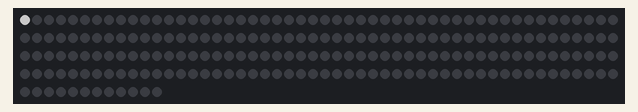
Simulated run of this sketch. Board: Arduino Uno, built for the host (arithmetic inside an expression is 32-bit, double 64-bit). Parts: 212 RGB LEDs in strip order, left to right, continuing on the next row. Dim RGB values are drawn brighter than linear.

Above: at 0.2 s.
At 4.26 s:
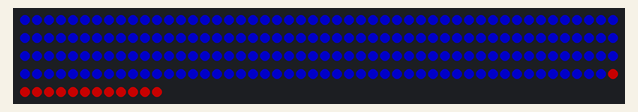
At 8.52 s:
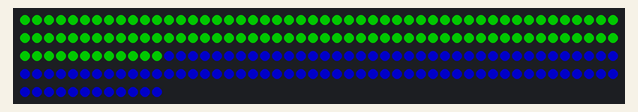
At 13.11 s:
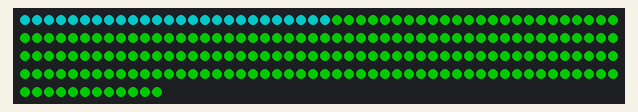
At 21.96 s:
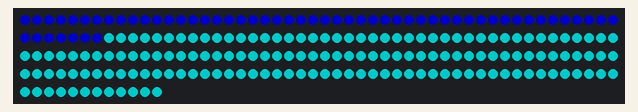
At 39.67 s:
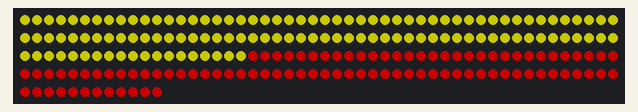

The sketch:

index_letters.ino
```cpp
/**
 * Concept for adressing the letters.
 */

#include "common.h"
#include "index.h"

void setup()
{
    Serial.begin(19200);

    all(rgb(0, 0, 0));
    write();
    delay(100);

    leds[0] = WHITE;
    write();
    delay(1000);
}

void loop()
{
    int d1 = 100;
    oneByOne(RED, d1);
    oneByOne(GREEN, d1);
    oneByOne(BLUE, d1);

    int d2 = 30;
    snake(RED, d2);
    snake(PURPLE, d2);
    snake(BLUE, d2);
    snake(GREEN, d2);
    snake(YELLOW, d2);
}
```

common.h
```cpp
#pragma once
#include <PololuLedStrip.h>

// PIN 8
PololuLedStrip<8> ledStrip;

const uint16_t LED_COUNT = 212;
rgb_color leds[LED_COUNT];

/**
 * Returns an RGB base on the specified input components,
 * each on the range of 0-100, where 0 off, and 100 brightest.
 */
rgb_color rgb(uint16_t r, uint16_t g, uint16_t b)
{
    rgb_color c;

    // That's right. The red and green in the rgb_color object is reversed for our strip.
    c.red = g;
    c.green = r;
    c.blue = b;

    return c;
}

const rgb_color BLANK = rgb(0, 0, 0);
const rgb_color WHITE = rgb(100, 100, 100);
const rgb_color RED = rgb(100, 0, 0);
const rgb_color GREEN = rgb(0, 100, 0);
const rgb_color BLUE = rgb(0, 0, 100);
const rgb_color PURPLE = rgb(100, 0, 100);
const rgb_color YELLOW = rgb(100, 100, 0);

/**
 * Sets the same color for all LEDs.
 */
void all(rgb_color color)
{
    for (uint16_t i = 0; i < LED_COUNT; i++)
    {
        leds[i] = color;
    }
}

/**
 * Writes the content of the leds array to the LED strip.
 */
void write()
{
    ledStrip.write(leds, LED_COUNT);
}


/**
 * Loop over one LED at the time, set and write the specified color.
 * After each LED is updated, wait the specified ms.
 *
 * The order of iteration is the physical order and layout of the LED
 * strip. This does not necessary match the perceived logical order.
 * For a better iteration, see order.h (TODO).
 */
void snake(rgb_color color, int msDelay)
{
    for (uint16_t i = 0; i < LED_COUNT; i++)
    {
        leds[i] = color;
        write();
        delay(msDelay);
    }
}
```

index.h
```cpp
#pragma once
#include "common.h"

const uint16_t LETTER_COUNT = 10;

// T
const uint16_t T_1 = 0;
const uint16_t T_2 = 15;
// E
const uint16_t E_1 = T_2 + 1;
const uint16_t E_2 = E_1 + 22;
// C
const uint16_t C_1 = E_2 + 1;
const uint16_t C_2 = C_1 + 16;
// H
const uint16_t H_1 = C_2 + 1;
const uint16_t H_2 = H_1 + 24;
// N
const uint16_t N_1 = H_2 + 1;
const uint16_t N_2 = N_1 + 28;
// O
const uint16_t O_1 = N_2 + 1;
const uint16_t O_2 = O_1 + 20;
// P
const uint16_t P_1 = O_2 + 1;
const uint16_t P_2 = P_1 + 20;
// A
const uint16_t A_1 = P_2 + 1;
const uint16_t A_2 = A_1 + 24;
// R
const uint16_t R_1 = A_2 + 1;
const uint16_t R_2 = R_1 + 21;
// K
const uint16_t K_1 = R_2 + 1;
const uint16_t K_2 = K_1 + 21;

const uint16_t LETTER_MAP[LETTER_COUNT][3] = {
  { 'T', T_1, T_2 },
  { 'E', E_1, E_2 },
  { 'C', C_1, C_2 },
  { 'H', H_1, H_2 },
  { 'N', N_1, N_2 },
  { 'O', O_1, O_2 },
  { 'P', P_1, P_2 },
  { 'A', A_1, A_2 },
  { 'R', R_1, R_2 },
  { 'K', K_1, K_2 },
};

//const uint16_t LED_COUNT = K_2 + 1;
//rgb_color leds[LED_COUNT];

/**
 * Sets the same color for one letter.
 */
void letter(uint16_t letter, rgb_color color)
{
    uint16_t start;
    uint16_t end;
    bool found = false;

    for (int i = 0; i < LETTER_COUNT; i++)
    {
        if (letter == LETTER_MAP[i][0])
        {
            start = LETTER_MAP[i][1];
            end = LETTER_MAP[i][2];
            found = true;
            break;
        }
    }

    if (!found)
    {
        return;
    }

    for (uint16_t i = start; i <= end; i++)
    {
        leds[i] = color;
    }
}

/**
 * Loop over one letter at the time, set and write the specified color.
 * After each letter is updated, wait the specified ms.
 */
void oneByOne(rgb_color color, int msDelay)
{
    for (uint16_t i = 0; i < LETTER_COUNT; i++)
    {
        letter(LETTER_MAP[i][0], color);
        write();
        delay(msDelay);
    }
}
```
